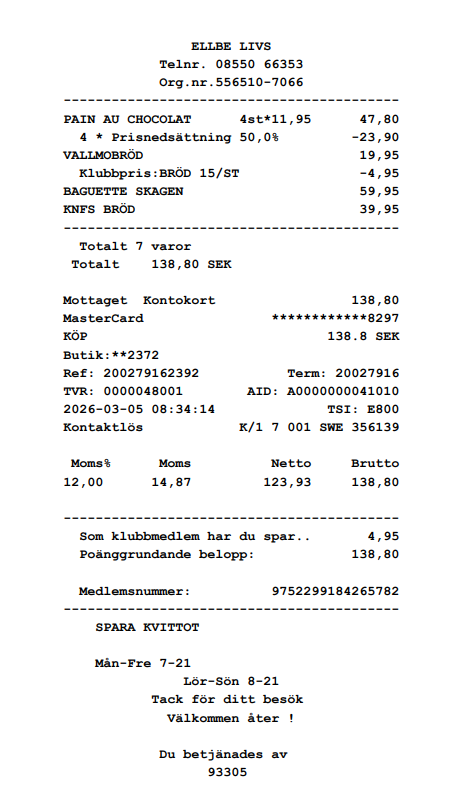
#> input picture AI/image.png, 452 x 786 px
$ jupyter execute --allow-errors OCR.ipynb
#> lines starting #> are read from the running program, lines starting #| are printed output that depends on the picture; after the words box and inside, x2 and y2 are one past the last pixel; in counts of white or black regions, pixels touching at a corner belong together
[cell 1]
import pytesseract
import cv2

# Read image using OpenCV
image = cv2.imread("image.png")
#> image is the input picture: shape (786, 452, 3); mean B, G, R 243.8, 243.8, 243.8

# Convert to grayscale
gray = cv2.cvtColor(image, cv2.COLOR_BGR2GRAY)
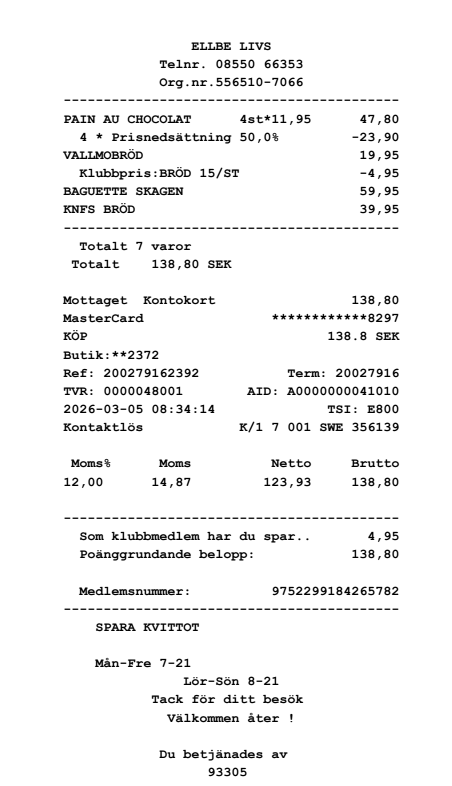
#> gray: shape (786, 452); min 0, max 255, mean 243.8

# Apply thresholding
_, thresh = cv2.threshold(gray, 150, 255, cv2.THRESH_BINARY)
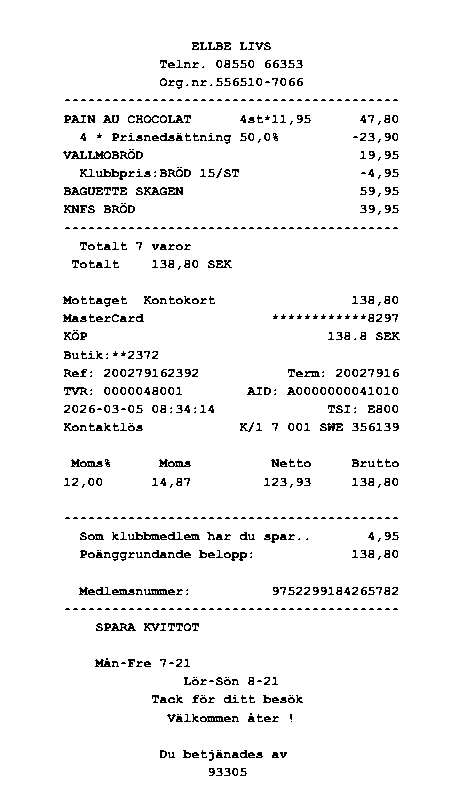
#> thresh: shape (786, 452); 95.3% white; black in thin lines or dots, all inside (x1, y1, x2, y2) = (63, 42, 400, 776)

# OCR extraction
#> (the rest of this cell did not finish here and is left out)
